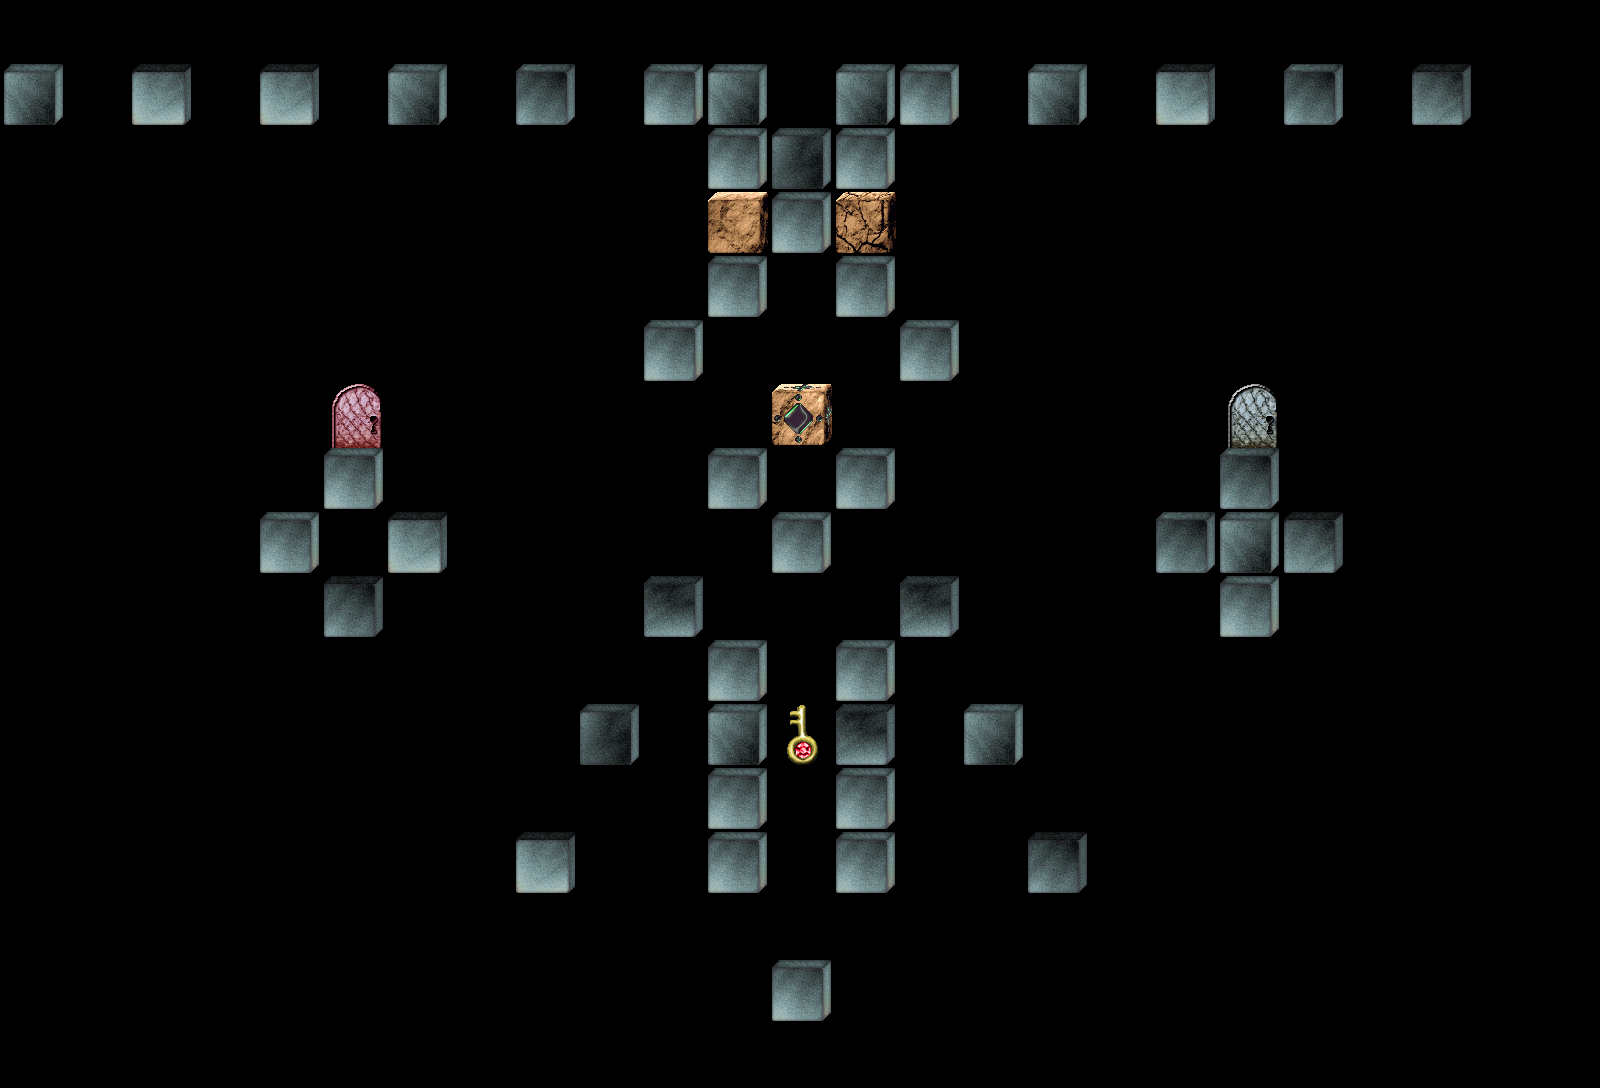

Below is a game level as drawn by its tile map, then a one-line description and the .tmx file that defines it, in full:
An orthogonal 25x17 tile map with 64x64 px tiles, 4 tile layers (Hidden Items, Items, Blocks, BlockExtras), 2 tilesets and 12 objects (Dana0, Dana1).

<map version="1.8" tiledversion="1.11.0" orientation="orthogonal" renderorder="right-down" width="25" height="17" tilewidth="64" tileheight="64" infinite="0" nextlayerid="12" nextobjectid="44">
 <tileset firstgid="1" source="../StaticObjects.tsx" />
 <tileset firstgid="89" source="../Lattice.tsx" />
 <layer id="8" name="Hidden Items" width="25" height="17" opacity="0.25">
  <data encoding="csv">
0,0,0,0,0,0,0,0,0,0,0,0,0,0,0,0,0,0,0,0,0,0,0,0,0,
0,0,0,0,0,0,0,0,0,0,0,0,0,0,0,0,0,0,0,0,0,0,0,0,0,
0,0,0,0,0,0,0,0,0,0,0,0,0,0,0,0,0,0,0,0,0,0,0,0,0,
0,0,0,0,0,0,0,0,0,0,0,0,0,0,0,0,0,0,0,0,0,0,0,0,0,
0,0,0,0,0,0,0,0,0,0,0,0,0,0,0,0,0,0,0,0,0,0,0,0,0,
0,0,0,0,0,0,0,0,0,0,0,0,0,0,0,0,0,0,0,0,0,0,0,0,0,
0,0,0,0,0,0,0,0,0,0,0,0,0,0,0,0,0,0,0,0,0,0,0,0,0,
0,0,0,0,0,0,0,0,0,0,0,0,0,0,0,0,0,0,0,0,0,0,0,0,0,
0,0,0,0,0,0,0,0,0,0,0,0,0,0,0,0,0,0,0,0,0,0,0,0,0,
0,0,0,0,0,0,0,0,0,0,0,0,0,0,0,0,0,0,0,0,0,0,0,0,0,
0,0,0,0,0,0,0,0,0,0,0,0,0,0,0,0,0,0,0,0,0,0,0,0,0,
0,0,0,0,0,0,0,0,0,0,0,0,0,0,0,0,0,0,0,0,0,0,0,0,0,
0,0,0,0,0,0,0,0,0,0,0,0,0,0,0,0,0,0,0,0,0,0,0,0,0,
0,0,0,0,0,0,0,0,0,0,0,0,0,0,0,0,0,0,0,0,0,0,0,0,0,
0,0,0,0,0,0,0,0,0,0,0,0,0,0,0,0,0,0,0,0,0,0,0,0,0,
0,0,0,0,0,0,0,0,0,0,0,0,0,0,0,0,0,0,0,0,0,0,0,0,0,
0,0,0,0,0,0,0,0,0,0,0,0,0,0,0,0,0,0,0,0,0,0,0,0,0
</data>
 </layer>
 <layer id="7" name="Items" width="25" height="17">
  <data encoding="csv">
0,0,0,0,0,0,0,0,0,0,0,0,0,0,0,0,0,0,0,0,0,0,0,0,0,
0,0,0,0,0,0,0,0,0,0,0,0,0,0,0,0,0,0,0,0,0,0,0,0,0,
0,0,0,0,0,0,0,0,0,0,0,0,0,0,0,0,0,0,0,0,0,0,0,0,0,
0,0,0,0,0,0,0,0,0,0,0,45,0,44,0,0,0,0,0,0,0,0,0,0,0,
0,0,0,0,0,0,0,0,0,0,0,0,0,0,0,0,0,0,0,0,0,0,0,0,0,
0,0,0,0,0,0,0,0,0,0,0,0,0,0,0,0,0,0,0,0,0,0,0,0,0,
0,0,0,0,0,0,0,0,0,0,0,0,0,0,0,0,0,0,0,0,0,0,0,0,0,
0,0,0,0,0,0,0,0,0,0,0,0,0,0,0,0,0,0,0,0,0,0,0,0,0,
0,0,0,0,0,0,0,0,0,0,0,0,0,0,0,0,0,0,0,0,0,0,0,0,0,
0,0,0,0,0,0,0,0,0,0,0,0,0,0,0,0,0,0,0,0,0,0,0,0,0,
0,0,0,0,0,0,0,0,0,0,0,0,0,0,0,0,0,0,0,0,0,0,0,0,0,
0,0,0,0,0,0,0,0,0,0,0,0,41,0,0,0,0,0,0,0,0,0,0,0,0,
0,0,0,0,0,0,0,0,0,0,0,0,0,0,0,0,0,0,0,0,0,0,0,0,0,
0,0,0,0,0,0,0,0,0,0,0,0,0,0,0,0,0,0,0,0,0,0,0,0,0,
0,0,0,0,0,0,0,0,0,0,0,0,0,0,0,0,0,0,0,0,0,0,0,0,0,
0,0,0,0,0,0,0,0,0,0,0,0,0,0,0,0,0,0,0,0,0,0,0,0,0,
0,0,0,0,0,0,0,0,0,0,0,0,0,0,0,0,0,0,0,0,0,0,0,0,0
</data>
 </layer>
 <layer id="1" name="Blocks" width="25" height="17">
  <data encoding="csv">
0,0,0,0,0,0,0,0,0,0,0,0,0,0,0,0,0,0,0,0,0,0,0,0,0,
2,0,8,0,8,0,2,0,3,0,1,2,0,2,1,0,2,0,8,0,3,0,7,0,0,
0,0,0,0,0,0,0,0,0,0,0,1,4,1,0,0,0,0,0,0,0,0,0,0,0,
0,0,0,0,0,0,0,0,0,0,0,11,1,18,0,0,0,0,0,0,0,0,0,0,0,
0,0,0,0,0,0,0,0,0,0,0,1,0,1,0,0,0,0,0,0,0,0,0,0,0,
0,0,0,0,0,0,0,0,0,0,1,0,0,0,1,0,0,0,0,0,0,0,0,0,0,
0,0,0,0,0,36,0,0,0,0,0,0,9,0,0,0,0,0,0,33,0,0,0,0,0,
0,0,0,0,0,1,0,0,0,0,0,1,0,1,0,0,0,0,0,3,0,0,0,0,0,
0,0,0,0,1,0,8,0,0,0,0,0,1,0,0,0,0,0,3,2,7,0,0,0,0,
0,0,0,0,0,6,0,0,0,0,5,0,0,0,5,0,0,0,0,1,0,0,0,0,0,
0,0,0,0,0,0,0,0,0,0,0,1,0,1,0,0,0,0,0,0,0,0,0,0,0,
0,0,0,0,0,0,0,0,0,4,0,2,0,5,0,2,0,0,0,0,0,0,0,0,0,
0,0,0,0,0,0,0,0,0,0,0,1,0,1,0,0,0,0,0,0,0,0,0,0,0,
0,0,0,0,0,0,0,0,8,0,0,1,0,1,0,0,6,0,0,0,0,0,0,0,0,
0,0,0,0,0,0,0,0,0,0,0,0,0,0,0,0,0,0,0,0,0,0,0,0,0,
0,0,0,0,0,0,0,0,0,0,0,0,1,0,0,0,0,0,0,0,0,0,0,0,0,
0,0,0,0,0,0,0,0,0,0,0,0,0,0,0,0,0,0,0,0,0,0,0,0,0
</data>
 </layer>
 <layer id="11" name="BlockExtras" width="25" height="17">
  <data encoding="csv">
0,0,0,0,0,0,0,0,0,0,0,0,0,0,0,0,0,0,0,0,0,0,0,0,0,
0,0,0,0,0,0,0,0,0,0,0,0,0,0,0,0,0,0,0,0,0,0,0,0,0,
0,0,0,0,0,0,0,0,0,0,0,0,0,0,0,0,0,0,0,0,0,0,0,0,0,
0,0,0,0,0,0,0,0,0,0,0,0,0,0,0,0,0,0,0,0,0,0,0,0,0,
0,0,0,0,0,0,0,0,0,0,0,0,0,0,0,0,0,0,0,0,0,0,0,0,0,
0,0,0,0,0,0,0,0,0,0,0,0,0,0,0,0,0,0,0,0,0,0,0,0,0,
0,0,0,0,0,0,0,0,0,0,0,0,29,0,0,0,0,0,0,0,0,0,0,0,0,
0,0,0,0,0,0,0,0,0,0,0,0,0,0,0,0,0,0,0,0,0,0,0,0,0,
0,0,0,0,0,0,0,0,0,0,0,0,0,0,0,0,0,0,0,0,0,0,0,0,0,
0,0,0,0,0,0,0,0,0,0,0,0,0,0,0,0,0,0,0,0,0,0,0,0,0,
0,0,0,0,0,0,0,0,0,0,0,0,0,0,0,0,0,0,0,0,0,0,0,0,0,
0,0,0,0,0,0,0,0,0,0,0,0,0,0,0,0,0,0,0,0,0,0,0,0,0,
0,0,0,0,0,0,0,0,0,0,0,0,0,0,0,0,0,0,0,0,0,0,0,0,0,
0,0,0,0,0,0,0,0,0,0,0,0,0,0,0,0,0,0,0,0,0,0,0,0,0,
0,0,0,0,0,0,0,0,0,0,0,0,0,0,0,0,0,0,0,0,0,0,0,0,0,
0,0,0,0,0,0,0,0,0,0,0,0,0,0,0,0,0,0,0,0,0,0,0,0,0,
0,0,0,0,0,0,0,0,0,0,0,0,0,0,0,0,0,0,0,0,0,0,0,0,0
</data>
 </layer>
 <objectgroup id="2" name="Actors">
  <object id="23" template="../Dana.tx" name="Dana0" x="800" y="480" />
  <object id="43" template="../Dana.tx" name="Dana1" x="800" y="480" />
  <object id="24" template="../Spark.tx" x="736" y="416">
   <properties>
    <property name="FaceDirection" propertytype="Direction" value="Right" />
    <property name="Speed" type="float" value="7" />
   </properties>
  </object>
  <object id="32" template="../Spark.tx" x="928" y="224" visible="1">
   <properties>
    <property name="Chirality" propertytype="Chirality" value="CounterClockwise" />
    <property name="FaceDirection" propertytype="Direction" value="Left" />
    <property name="Speed" type="float" value="7" />
   </properties>
  </object>
  <object id="25" template="../Spark.tx" x="864" y="416">
   <properties>
    <property name="Chirality" propertytype="Chirality" value="CounterClockwise" />
    <property name="FaceDirection" propertytype="Direction" value="Left" />
   </properties>
  </object>
  <object id="28" template="../Spawner.tx" x="672" y="416">
   <properties>
    <property name="SpawnInterval" type="float" value="5" />
   </properties>
  </object>
  <object id="29" template="../Spawner.tx" x="928" y="416">
   <properties>
    <property name="FaceDirection" value="Right" />
    <property name="InitialPause" type="float" value="3.75" />
    <property name="SpawnInterval" type="float" value="5" />
   </properties>
  </object>
  <object id="30" template="../Teleporter.tx" x="800" y="864">
   <properties>
    <property name="Destination" type="object" value="31" />
   </properties>
  </object>
  <object id="31" template="../Teleporter.tx" x="800" y="288">
   <properties>
    <property name="Destination" type="object" value="30" />
   </properties>
  </object>
  <object id="33" template="../Spark.tx" x="672" y="224">
   <properties>
    <property name="Chirality" propertytype="Chirality" value="Clockwise" />
    <property name="FaceDirection" propertytype="Direction" value="Right" />
   </properties>
  </object>
  <object id="34" template="../Spawner.tx" x="672" y="416">
   <properties>
    <property name="FaceDirection" value="Right" />
    <property name="InitialPause" type="float" value="5" />
    <property name="SpawnInterval" type="float" value="5" />
   </properties>
  </object>
  <object id="35" template="../Spawner.tx" x="928" y="416">
   <properties>
    <property name="FaceDirection" value="Left" />
    <property name="InitialPause" type="float" value="6.25" />
    <property name="SpawnInterval" type="float" value="5" />
   </properties>
  </object>
 </objectgroup>
</map>
